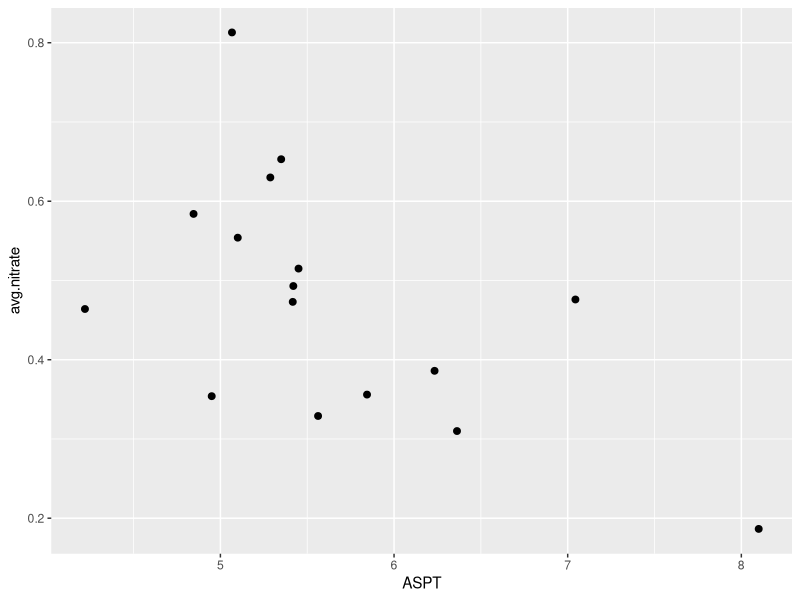
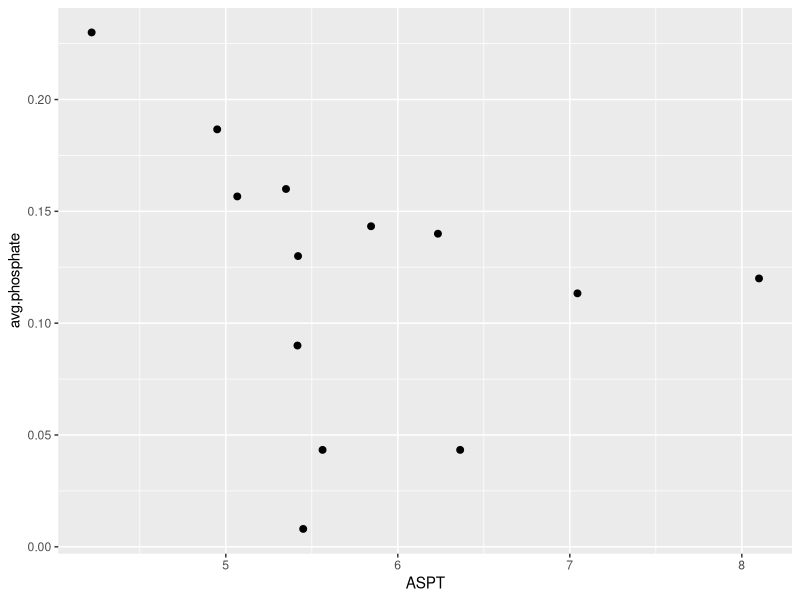
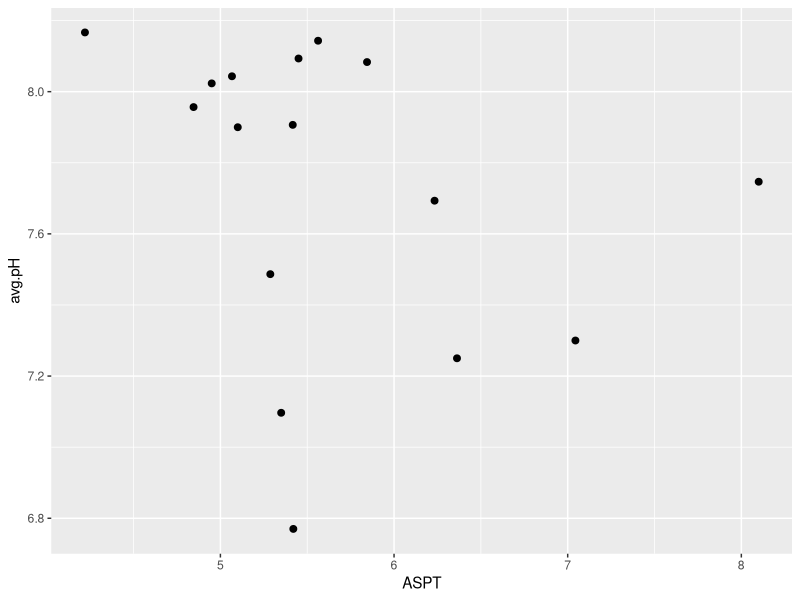
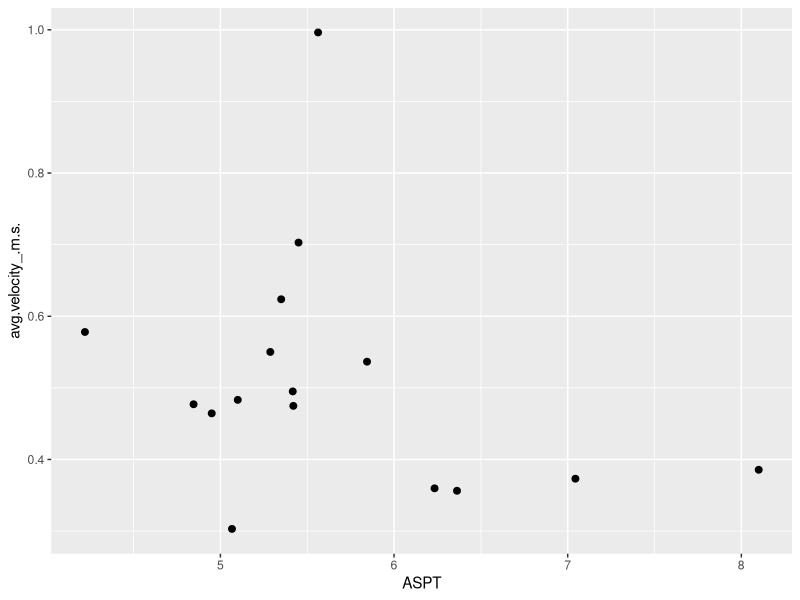
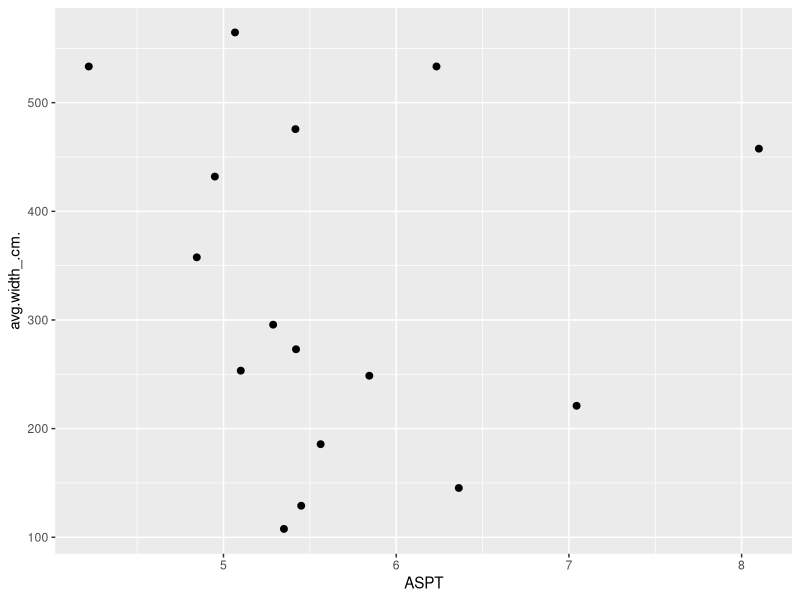
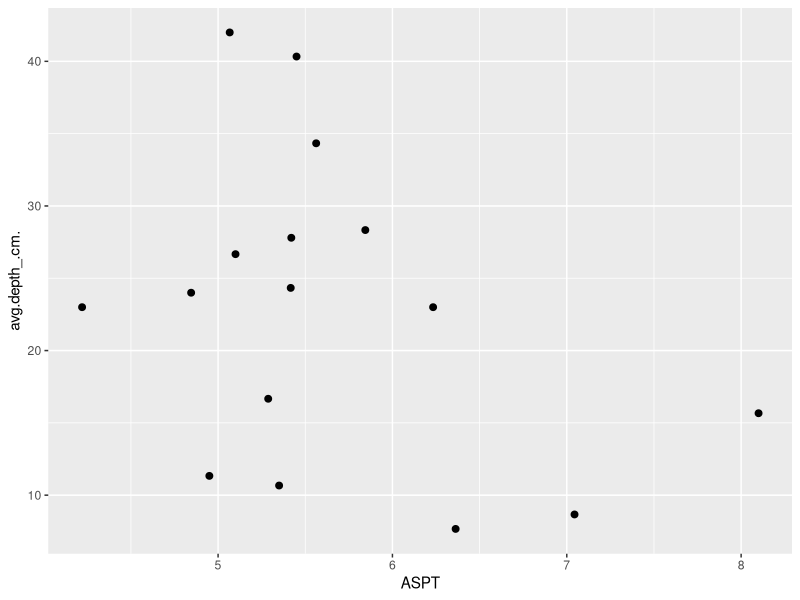
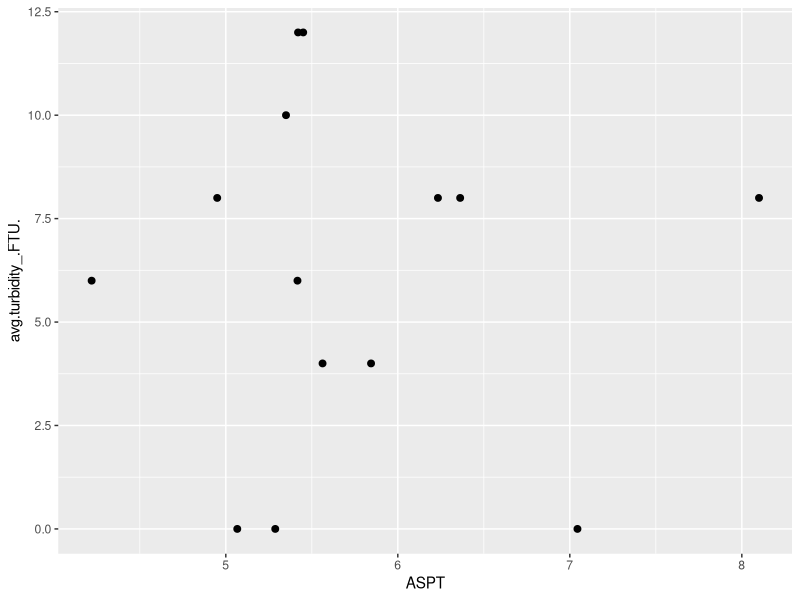
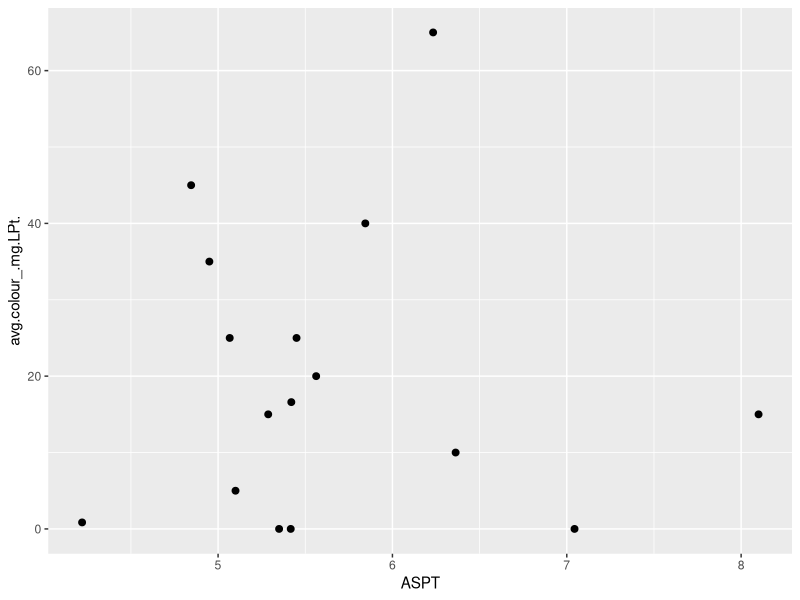

Here is the R script that generated these plots, in order: (Note: this script raises an error after producing the figures.)
# EES Field Course - Group 1 - Freshwater Invertebrates and Water Quality
# Emma Gemal, s1758915@sms.ed.ac.uk
# Last edited: 14/9/2020

## Library ----
library(tidyverse)


# load data
all_data <- read.csv("Data/alldata_missingvalues.csv")

## Data manipulation ----
str(all_data)
all_data <- all_data %>% 
  slice(-c(17:27))

imp_data <- all_data %>% 
  subset(select = -c(date, 
                     time_sampled, 
                     site_description, 
                     weather_conditions)) %>% 
  subset(select = -c(96:124))

str(imp_data)

## Relationship exploration ----
# nitrate
no_aspt <- ggplot(imp_data, aes(x = ASPT, y = avg.nitrate)) +
                  geom_point(size = 2)
no_aspt   # lower NO3- in higher water qualities 

# phosphate
po_aspt <- ggplot(imp_data, aes(x = ASPT, y = avg.phosphate)) +
  geom_point(size = 2)
po_aspt   # high PO43- at low water qualities, spread at higher water qualities 

# pH
pH_aspt <- ggplot(imp_data, aes(x = ASPT, y = avg.pH)) +
  geom_point(size = 2)
pH_aspt   # more alkaline at lower water qualities, but not very correlated at all 

# velocity
vel_aspt <- ggplot(imp_data, aes(x = ASPT, y = avg.velocity_.m.s.)) +
                   geom_point(size = 2)
vel_aspt   # spread of velocities at lower water qualities, a bit of a decline in velocity with quality

# width
width_aspt <- ggplot(imp_data, aes(x = ASPT, y = avg.width_.cm.)) +
                     geom_point(size = 2)
width_aspt   # a spread 

# depth
depth_aspt <- ggplot(imp_data, aes(x = ASPT, y = avg.depth_.cm.)) +
                     geom_point(size = 2)
depth_aspt   # a spread across low water qualities, lower depth at higher water qualities 

# turbidity 
turb_aspt <- ggplot(imp_data, aes(x = ASPT, y = avg.turbidity_.FTU.)) +
                     geom_point(size = 2)
turb_aspt   # a spread, no real relationship 

# color
colour_aspt <- ggplot(imp_data, aes(x = ASPT, y = avg.colour_.mg.LPt.)) +
                     geom_point(size = 2)
colour_aspt   # a spread, no real relationship 

# conductivity 
cond_aspt <- ggplot(imp_data, aes(x = ASPT, y = avg.conductivity_.uS.cm.)) +
                    geom_point(size = 2)
cond_aspt   # a cluster across water qualities 


## Model exploration ----
wq_model1 <- lm(ASPT ~ avg.nitrate, data = imp_data)  
summary(wq_model1)
    # intercept = 7.2712
    # slope = -3.4430
    # p-value = 0.02085

wq_model2 <- lm(ASPT ~ avg.phosphate, data = imp_data)  
summary(wq_model2)
    # p-value = 0.251 (don't use phosphate as the main parameter)

wq_model3 <- lm(ASPT ~ avg.pH, data = imp_data)  
summary(wq_model3)
    # p-value = 0.2564 (don't use pH as the main parameter)

wq_model4 <- lm(ASPT ~ avg.velocity_.m.s., data = imp_data)  
summary(wq_model4)
    # p-values = 0.255 (don't use velocity as the main parameter)

wq_model5 <- lm(ASPT ~ avg.conductivity_.uS.cm., data = imp_data)  
summary(wq_model5)
    # p-value = 0.04749 

wq_model6 <- lm(ASPT ~ avg.depth_.cm., data = imp_data)  
summary(wq_model6)
    # p-value = 0.1688 (don't use depth as the main parameter)


# deduction model (start with everything)
wq_dm1 <- lm(ASPT ~ avg.nitrate 
                + avg.phosphate
                + avg.conductivity_.uS.cm.
                + avg.pH
                + avg.velocity_.m.s.
                + avg.depth_.cm.
                + avg.colour_.mg.LPt.
                + avg.turbidity_.FTU.
                + avg.sediment_.cm.
                + BOD_DO., data = imp_data)  
summary(wq_model7)
    # p-value = 0.2086

wq_dm2 <- lm(ASPT ~ avg.conductivity_.uS.cm. 
                + avg.phosphate
                + avg.nitrate
                + avg.pH
                + avg.velocity_.m.s.
                + avg.depth_.cm.
                + avg.colour_.mg.LPt.
                + avg.turbidity_.FTU.
                + avg.sediment_.cm.
                + BOD_DO., data = imp_data)  
summary(wq_dm2)
    # p-value = 0.507 (don't use conductivity as the main parameter)

wq_dm3 <- lm(ASPT ~ avg.nitrate 
             + avg.phosphate
             + avg.conductivity_.uS.cm.
             + avg.pH
             + avg.velocity_.m.s.
             + avg.depth_.cm.
             + avg.colour_.mg.LPt.
             + avg.turbidity_.FTU.
             + BOD_DO., data = imp_data)  
summary(wq_dm3)
    # p-value = 0.303 (removing sediment size made it worse)

wq_dm4 <- lm(ASPT ~ avg.nitrate 
             + avg.phosphate
             + avg.conductivity_.uS.cm.
             + avg.pH
             + avg.velocity_.m.s.
             + avg.depth_.cm.
             + avg.colour_.mg.LPt.
             + avg.sediment_.cm.
             + BOD_DO., data = imp_data)  
summary(wq_dm4)
    # p-value = 0.5105 (removing turbidity made it way worse, so it's needed)

wq_dm5 <- lm(ASPT ~ avg.nitrate 
             + avg.phosphate
             + avg.conductivity_.uS.cm.
             + avg.pH
             + avg.velocity_.m.s.
             + avg.depth_.cm.
             + avg.turbidity_.FTU.
             + avg.sediment_.cm.
             + BOD_DO., data = imp_data)  
summary(wq_dm5)
    # p-value = 0.2932 (removing color doesn't have a massive impact)

wq_dm6 <- lm(ASPT ~ avg.nitrate 
             + avg.phosphate
             + avg.conductivity_.uS.cm.
             + avg.pH
             + avg.velocity_.m.s.
             + avg.depth_.cm.
             + avg.colour_.mg.LPt.
             + avg.turbidity_.FTU.
             + avg.sediment_.cm., data = imp_data)  
summary(wq_dm6)
    # p-value = 0.2943 (removing BOD doesn't have a massive impact)

wq_dm7 <- lm(ASPT ~ avg.nitrate 
             + avg.phosphate
             + avg.conductivity_.uS.cm.
             + avg.pH
             + avg.velocity_.m.s.
             + avg.colour_.mg.LPt.
             + avg.turbidity_.FTU.
             + avg.sediment_.cm.
             + BOD_DO., data = imp_data)  
summary(wq_dm7)
    # p-value = 0.2893 (removing depth doesn't have a massive impact)

wq_dm8 <- lm(ASPT ~ avg.nitrate 
             + avg.phosphate
             + avg.conductivity_.uS.cm.
             + avg.pH
             + avg.depth_.cm.
             + avg.colour_.mg.LPt.
             + avg.turbidity_.FTU.
             + avg.sediment_.cm.
             + BOD_DO., data = imp_data)  
summary(wq_dm8)
    # p-value = 0.2833 (removing velocity has the least effect so far)

wq_dm9 <- lm(ASPT ~ avg.nitrate 
             + avg.phosphate
             + avg.conductivity_.uS.cm.
             + avg.velocity_.m.s.
             + avg.depth_.cm.
             + avg.colour_.mg.LPt.
             + avg.turbidity_.FTU.
             + avg.sediment_.cm.
             + BOD_DO., data = imp_data) 
summary(wq_dm9)
    # p-value = 0.6141 (removing pH has a large effect, needs to be kept)

wq_dm10 <- lm(ASPT ~ avg.nitrate 
             + avg.conductivity_.uS.cm.
             + avg.pH
             + avg.velocity_.m.s.
             + avg.depth_.cm.
             + avg.colour_.mg.LPt.
             + avg.turbidity_.FTU.
             + avg.sediment_.cm.
             + BOD_DO., data = imp_data) 
summary(wq_dm10)
    # p-value = 0.4015 (removing phosphate has a large effect, should be kept)

wq_elim_m1 <- lm(ASPT ~ avg.nitrate 
             + avg.phosphate
             + avg.conductivity_.uS.cm.
             + avg.pH
             + avg.colour_.mg.LPt.
             + avg.turbidity_.FTU.
             + avg.sediment_.cm.
             + BOD_DO., data = imp_data) 
summary(wq_elim_m1)
    # p-value = 0.1392 (velocity and depth removed, improved from original)

wq_elim_m2 <- lm(ASPT ~ avg.nitrate 
                 + avg.phosphate
                 + avg.conductivity_.uS.cm.
                 + avg.pH
                 + avg.colour_.mg.LPt.
                 + avg.turbidity_.FTU.
                 + avg.sediment_.cm., data = imp_data) 
summary(wq_elim_m2)
    # p-value = 0.06042 (removed BOD, as well as velocity and depth, improved even more)

wq_elim_m3 <- lm(ASPT ~ avg.nitrate 
                 + avg.phosphate
                 + avg.conductivity_.uS.cm.
                 + avg.pH
                 + avg.turbidity_.FTU.
                 + avg.sediment_.cm., data = imp_data) 
summary(wq_elim_m3)
    # p-value = 0.04626 (removed color, plus BOD, velocity and depth, improved even more)

wq_elim_m4 <- lm(ASPT ~ avg.nitrate 
                 + avg.phosphate
                 + avg.conductivity_.uS.cm.
                 + avg.pH
                 + avg.turbidity_.FTU., data = imp_data) 
summary(wq_elim_m4)
    # p-value = 0.02674 (removed sediment size, plus color, BOD, velocity, depth, it's even better)

